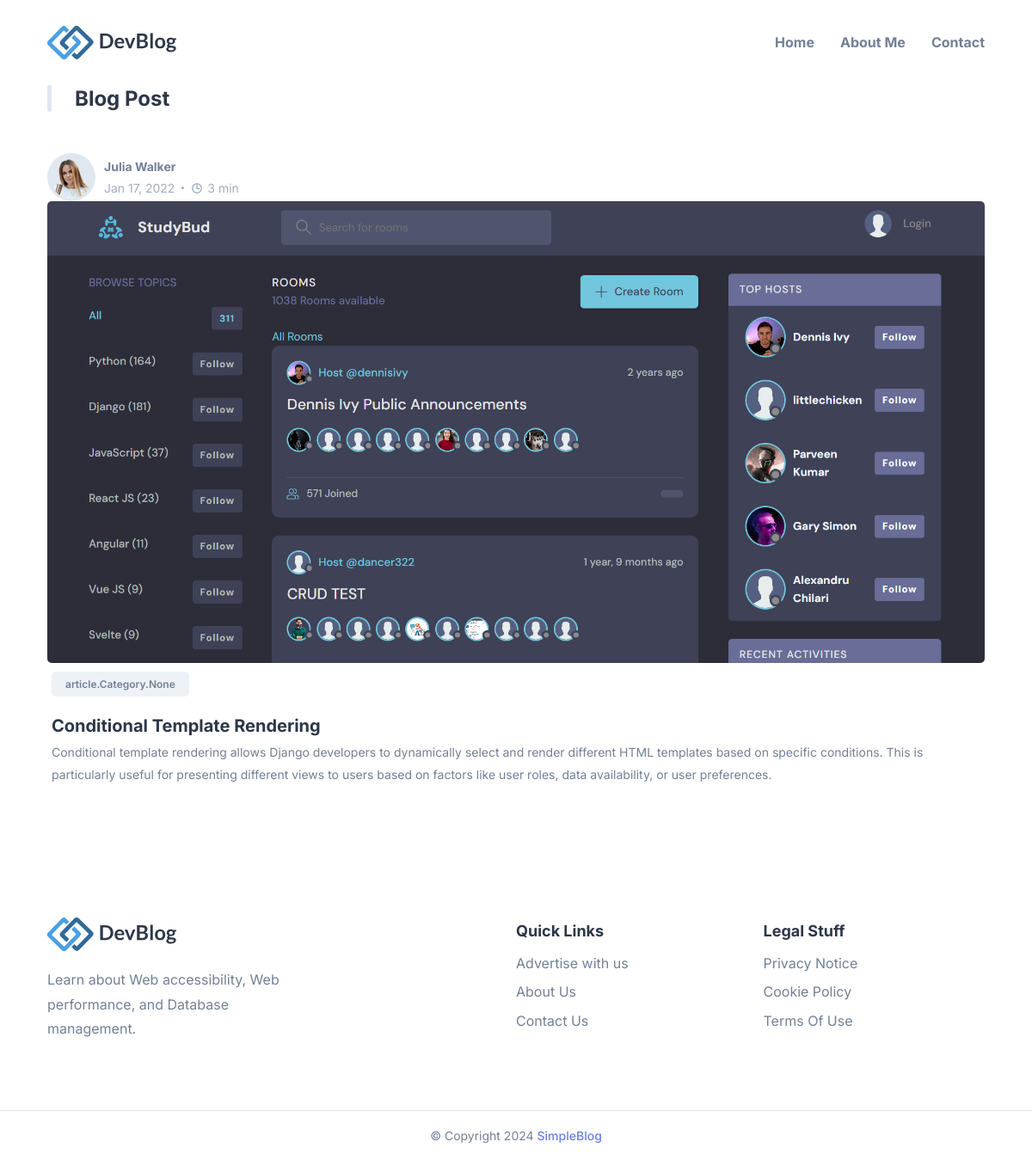
Screenshot of /article_detail/1/ with the database file from the repository.
### article/models.py (models this page shows, shortened)
class Article(models.Model):
    title = models.CharField(max_length=500)
    content = models.TextField(max_length=500)
    published_date = models.DateTimeField(auto_now=True, blank=True)
    author = models.ForeignKey(User, on_delete=models.CASCADE)
    category = models.ManyToManyField(Category)
    image = models.ImageField(upload_to="articles/", blank=True, null=True)
    created_at = models.DateTimeField(auto_now_add=True)
    updated_date = models.DateTimeField(auto_now=True)

### article/views.py (the view)
def article_detail(request, article_id):
    article = get_object_or_404(Article, pk=article_id)
    user_liked = False  # Default to False for anonymous users
    liked_count = Like.objects.filter(article_id=article_id).count()
    if request.user.is_authenticated:
        user_liked = Like.objects.filter(
            article_id=article_id, user=request.user
        ).exists()
    context = {
        "article": article,
        "user_liked": user_liked,
        "liked_count": liked_count,
    }
    return render(request, "article/article_detail.html", context)

### templates/article/article_detail.html (shortened to what this page needs)
{% extends 'base.html' %} {% load static %} {% block content %}
<div class="container">
  <div class="blog">
    <h2 class="h2">Blog Post</h2>
    <div class="wrapper-flex">
      <div class="profile-wrapper">
        <img
          src="{% static '/assets/images/author.png' %}"
          alt="Julia Walker"
          width="50"
        />
      </div>
      <div class="wrapper">
        <a href="#" class="h4">Julia Walker</a>
        <p class="text-sm">
          <time datetime="2022-01-17">Jan 17, 2022</time>
          <span class="separator"></span>
          <ion-icon name="time-outline"></ion-icon>
          <time datetime="PT3M">3 min</time>
        </p>
      </div>
    </div>
    <div class="blog-card-group">
      <div class="blog-card1">
        <div class="blog-card-banner">
          {%if article.image%}
          <img
            src="{{ article.image.url }}"
            alt="Building microservices with Dropwizard, MongoDB & Docker"
            width="200"
            class="blog-banner-img"
          />
          {%endif%}
        </div>
        <div class="blog-content-wrapper">
          <button class="blog-topic text-tiny">{{article.category}}</button>
          <h3>
            <a href="#" class="h3"> {{article.title}} </a>
          </h3>
          <p class="blog-text">{{article.content}}</p>
        </div>
      </div>
    </div>
  </div>
</div>
{% endblock content %}

### articles/static/assets/css/style.css (style rules this page uses)
.light-theme { --background-primary: hsl(0, 0%, 100%); --background-secondary: hsl(0, 0%, 97%); --action-primary: hsl(214, 32%, 91%); --action-secondary: hsl(210, 38%, 95%); --foreground-primary: hsl(218, 23%, 23%); --foreground-secondary: hsl(216, 15%, 52%); --foreground-tertiary: hsl(214, 20%, 69%); --accent: hsl(229, 76%, 66%); }
:root { --white: hsl(0, 0%, 100%); --fs-base: 0.85rem; --fs-1: 1.875rem; --fs-2: 1.5rem; --fs-3: 1.25rem; --fs-4: 0.875rem; --fs-5: 0.75rem; --py: 5rem; }
*, *::before, *::after { margin: 0; padding: 0; box-sizing: border-box; }
a { text-decoration: none; }
img, button { display: block; }
a, span { display: inline-block; }
button { font: inherit; border: none; background: none; cursor: pointer; }
html { font-family: "Inter", sans-serif; font-size: var(--fs-base); line-height: 1.8; }
.h1, .h2, .h3, .h4 { display: block; color: var(--foreground-primary); }
.h2 { font-size: var(--fs-2); font-weight: 700; }
.h3 { font-size: var(--fs-3); font-weight: 700; }
.h4 { font-size: var(--fs-4); font-weight: 700; }
.text-sm { font-size: var(--fs-4); }
.text-tiny { font-size: var(--fs-5); }
.container { margin-inline: auto; margin: auto; padding: 0 15px; }
.blog .h2 { line-height: 1.3; margin-bottom: 3rem; text-align: center; }
.blog-card-group { margin-bottom: 3rem; }
.blog-card-banner { display: none; }
.blog-content-wrapper { padding: 10px 5px; }
.blog-topic { background: var(--action-secondary); color: var(--foreground-secondary); font-weight: 600; padding: 0.25rem 1rem; border-radius: 5px; margin-bottom: 1rem; }
.blog-text, .profile-wrapper { display: none; }
.blog .wrapper { display: flex; justify-content: space-between; align-items: center; flex-wrap: wrap; gap: 15px; }
.blog .h4 { color: var(--foreground-secondary); }
.blog .text-sm { display: flex; align-items: center; gap: 5px; color: var(--foreground-tertiary); }
.blog .separator { background: var(--foreground-tertiary); margin-inline: 3px; margin: 0 3px; width: 3px; height: 3px; border-radius: 3px; }
.blog ion-icon { --ionicon-stroke-width: 50px; }
@media (min-width: 550px) { :root { --fs-base: 0.90rem; } }
@media (min-width: 550px) { .blog-card-banner { display: block; overflow: hidden; border-radius: 5px; } }
@media (min-width: 550px) { .blog-banner-img { width: 100%; height: 100%; object-fit: cover; } }
@media (min-width: 650px) { :root { --fs-1: 2.25rem; } }
@media (min-width: 650px) { .container { padding: 0 30px; } }
@media (min-width: 650px) { .blog .h2 { position: relative; text-align: left; padding-left: 2rem; } }
@media (min-width: 650px) { .blog .h2::before { content: ''; position: absolute; top: 0; left: 0; background: var(--action-primary); width: 5px; height: 100%; border-radius: 5px; } }
@media (min-width: 650px) { .blog-text, .profile-wrapper { display: block; } }
@media (min-width: 650px) { .blog-text { color: var(--foreground-secondary); font-size: var(--fs-4); display: -webkit-box; line-clamp: 3; -webkit-line-clamp: 3; -webkit-box-orient: vertical; overflow: hidden; margin-bottom: 1rem; } }
@media (min-width: 650px) { .blog .wrapper-flex { display: flex; justify-content: start; align-items: center; gap: 10px; } }
@media (min-width: 650px) { .profile-wrapper { width: 56px; height: 56px; background: var(--action-primary); padding: 3px; border-radius: 50%; } }
@media (min-width: 650px) { .profile-wrapper img { border-radius: 50%; } }
@media (min-width: 650px) { .blog .wrapper { flex-direction: column; align-items: start; gap: 0; } }
@media (min-width: 768px) { .container { max-width: 800px; } }
@media (min-width: 1024px) { :root { --fs-base: 1rem; --fs-1: 3rem; } }
@media (min-width: 1024px) { .container { max-width: 1150px; } }

### rows the page displays
Article: image (picture), category "article.Category.None", title "Conditional Template Rendering", content "Conditional template rendering allows Django developers to dynamically select and render different HTML templates based on specific conditions. This is particularly useful for presenting different views to users based on factors like user roles, data availability, or user preferences."
